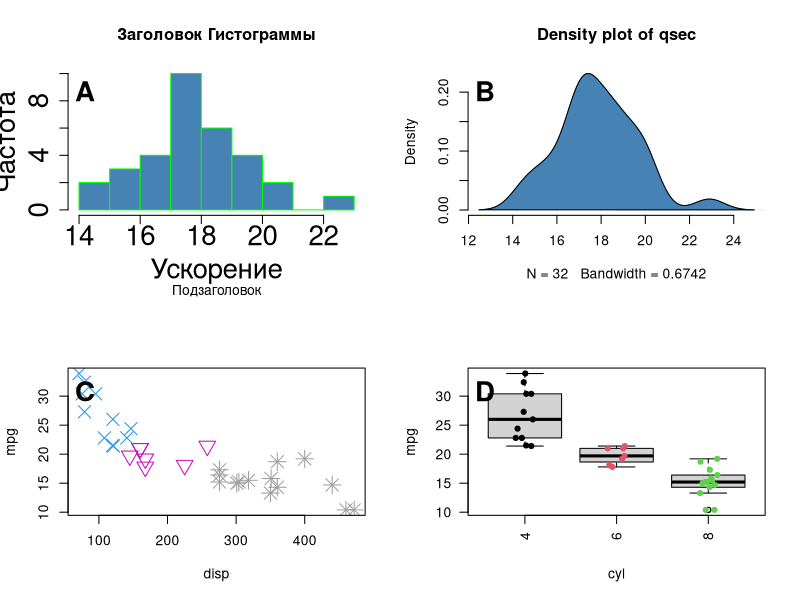

The R script that drew this image:
# mtcars
head(mtcars)
mtcars[c('qsec')]
mtcars[c('mpg')]
class(mtcars$mpg)

outer = FALSE

line = -2
cex = 2
adj  = 0.025

par(mfrow = c(2, 2))

# plot hist
hist(mtcars$qsec, border="green", col = "steelblue", main="Заголовок Гистограммы", sub="Подзаголовок",
     xlab = "Ускорение", ylab = "Частота", cex.lab = 2,cex.axis = 2)
title(outer=outer,adj=adj,main="A",cex.main=cex,col="black",font=2,line=line)

# plot density
dens <- density(mtcars$qsec)

plot(dens,
     frame = FALSE,
     col = "steelblue",
     main = "Density plot of qsec")
title(outer=outer,adj=adj,main="B",cex.main=cex,col="black",font=2,line=line)
polygon(dens, col = "steelblue")

# scatter plot
plot(mtcars$disp, mtcars$mpg, pch = mtcars$cyl, cex = 2, col = mtcars$cyl, ylab="mpg",xlab="disp")
title(outer=outer,adj=adj,main="C",cex.main=cex,col="black",font=2,line=line)

# boxplot
boxplot(mpg ~ cyl, data = mtcars,las=2)
stripchart(mtcars$mpg ~ mtcars$cyl, vertical = TRUE, method = "jitter",
           pch = 19, add = TRUE, col = 1:length(levels(chickwts$feed)))
title(outer=outer,adj=adj,main="D",cex.main=cex,col="black",font=2,line=line)



